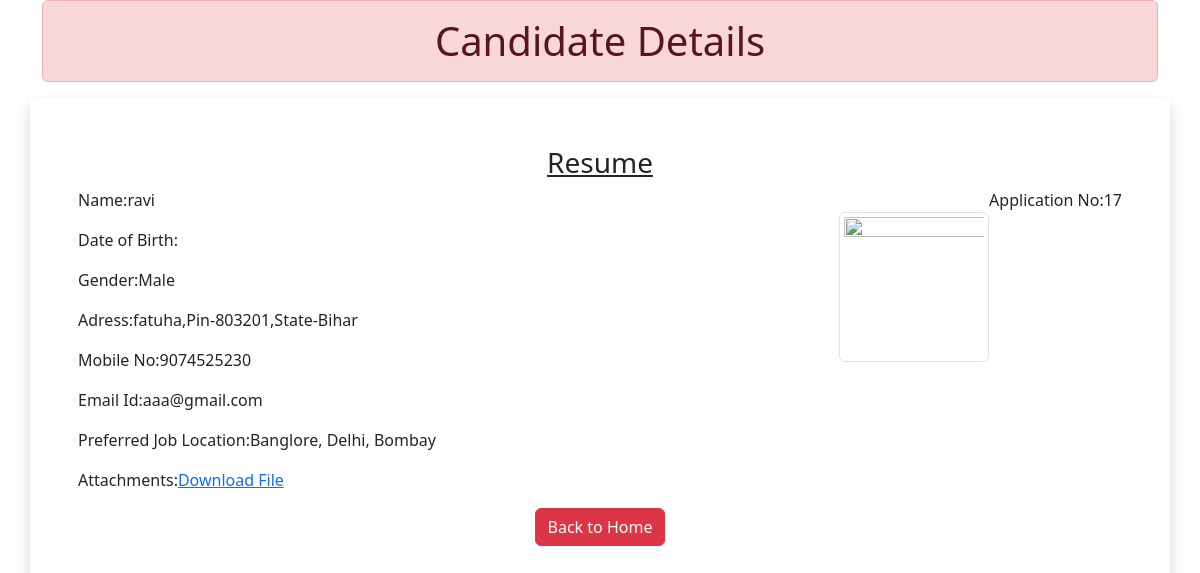
/17, run on the app's committed database.
### myapp/models.py (models this page shows)
class Resume(models.Model):
    name = models.CharField(max_length=100)
    dob = models.DateField(auto_now=False,auto_now_add =False)
    gender = models.CharField(max_length=100)
    locality = models.CharField(max_length=100)
    city = models.CharField(max_length=100)
    pin = models.PositiveIntegerField()
    state = models.CharField(choices= STATE_CHOICE, max_length = 50)
    mobile = models.PositiveIntegerField()
    email = models.EmailField()
    job_city = models.CharField(max_length=50)
    profile_image = models.ImageField(upload_to='profileimg',blank=True)
    my_file = models.FileField(upload_to='doc',blank=True)

### myapp/views.py (the view)
# urls.py: path("<int:pk>",views.CandidateView.as_view(),name='candidate')
class CandidateView(View):
    def get(self,request ,pk):
        candidate = Resume.objects.get(pk=pk)
        return render(request,'myapp/candidate.html' ,{'candidate':candidate})

### myapp/templatetags/myfilter.py (called while the page is built)
@register.filter(name='remove_special')
def remove_chars(value,arg):
    print("Arg",arg)
    print("value:",value)
    for character in arg:
        value = value.replace(character,"")
    return value

### myapp/templates/myapp/candidate.html (shortened to what this page needs)
<!DOCTYPE html>
<html lang="en">
{% load myfilter %}
<head>
    <link href="https://cdn.jsdelivr.net/npm/bootstrap@5.3.2/dist/css/bootstrap.min.css" rel="stylesheet">
</head>
<body>
    <div class="container">
        <h1 class= "alert alert-danger text-center p-3 ">Candidate Details</h1>
        <div class="row">
            <div class="col sm-10 shadow offset-sm-0.5 p-5">
                <h3 class="text-center"><u>Resume</u></h3>
                <p class="float-end"> Application No:{{candidate.id}}</p>
                <img src="{{candate.profile_img}}" alt="" class = "img-fluid img-thumbnail float-end mt-4 " width="150" height="150">
                <p>Name:{{candidate.name}}</p>
                <p>Date of Birth:{{Candidate.dob}}</p>
                <p>Gender:{{candidate.gender}}</p>
                <p>Adress:{{candidate.locality}},Pin-{{candidate.pin}},State-{{candidate.state}}</p>
                <p>Mobile No:{{candidate.mobile}}</p>
                <p>Email Id:{{candidate.email}}</p>
                <p>Preferred Job Location:{{candidate.job_city|remove_special:"[]'"}}</p>
                <p>Attachments:<a href="{{candidate.my_file.url}}">Download File</p>
                    <div class="text-center">
                        <a href="/" class="btn btn-danger" >Back to Home</a>
                    </div>
            </div>
            </div>
        </div>
</body>
</html>

### data on the page
Resume: id "17", name "ravi", gender "Male", locality "fatuha", pin "803201", state "Bihar", mobile "9074525230", email "aaa@gmail.com", job_city|remove_special "Banglore, Delhi, Bombay"
